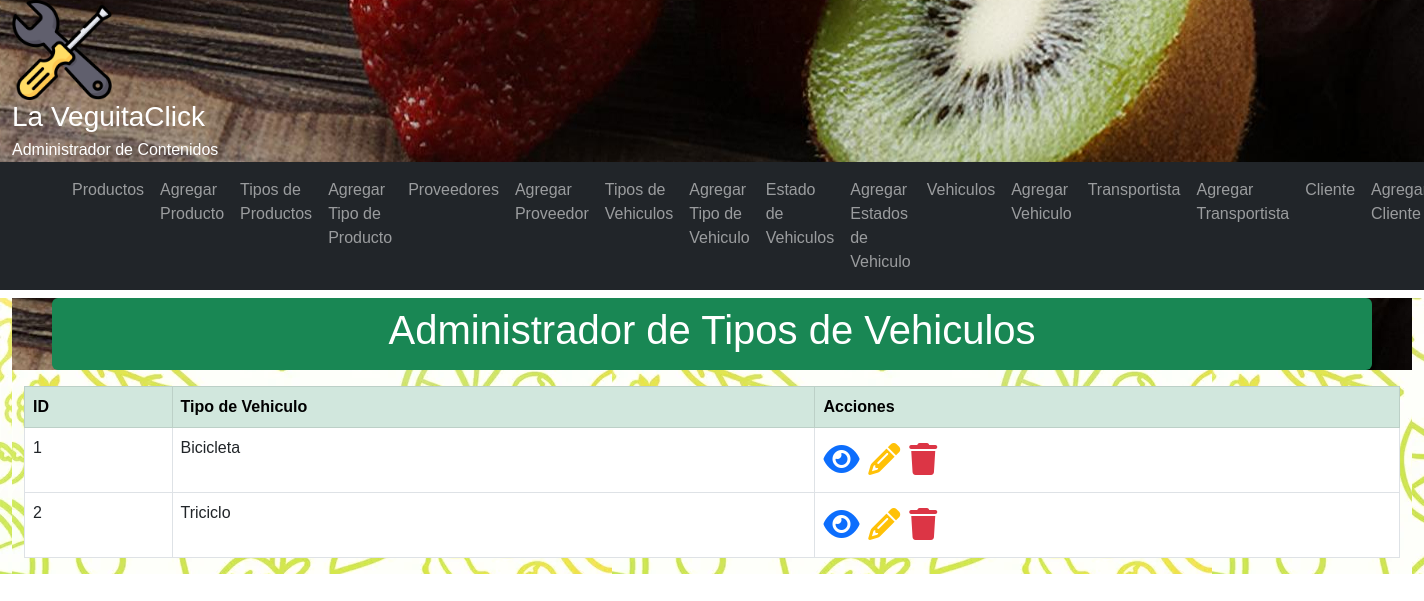
The app's page /crud/tipoVehiculo/ with its own data.
### crud/models.py (models this page shows, shortened)
class TipoVehiculo(models.Model):
    tipo = models.CharField(verbose_name='Tipo de Vehiculo', max_length=50)
    created_at = models.DateTimeField(verbose_name='Fecha creación', auto_now_add=True)
    updated_at = models.DateTimeField(verbose_name='Fecha actualización', auto_now=True)
    class Meta:
        verbose_name = 'tipo de vehiculo'
        verbose_name_plural = 'tipo de vehiculos'
        ordering = ['id']

### crud/views.py (the view)
# urls.py: path('tipoVehiculo/', tipoVehiculo_lista, name="tipoVehiculo"),
def tipoVehiculo_lista(request):
    context = {'tipoVehiculo': TipoVehiculo.objects.all()}
    return render(request,'crud/tipoVehiculo.html',context)

### crud/templates/crud/tipoVehiculo.html (shortened to what this page needs)
{% extends 'crud/base.html' %}
{% load static %}
{% block main_content %}
<div class="container-fluid">
<main>
<header>
   <div class="container my-2 p-2 text-white text-center rounded bg-success">
      <h1>Administrador de Tipos de Vehiculos</h1>
   </div>
</header>
 <div class="container-fluid my-2">
     <div class="table-responsive">
        <table class="table table-bordered">
            <thead class="table-success">
                <tr>
                    <th>ID</th>
                    <th>Tipo de Vehiculo</th>
                    <th>Acciones</th>
                </tr>
            </thead>
            <tbody>
                {% for p in tipoVehiculo %}
                <tr>
                    <td>{{p.id}}</td>
                    <td>{{p.tipo}}</td>
                    <td>
                        <a class="text-decoration-none" href="{% url 'tipoVehiculo-detail' tipoVehiculo_id=p.id %}">
                            <span class="text-primary fs-2">
                                <i class="fa-solid fa-eye"></i>
                            </span>
                        </a>
                        <a class="text-decoration-none" href="{% url 'tipoVehiculo-edit' tipoVehiculo_id=p.id %}">
                            <span class="text-warning fs-2">
                                <i class="fa-solid fa-pencil"></i>
                            </span>
                        </a>
                        <a class="text-decoration-none modal-borrar" data-bs-toggle="modal"
                            data-bs-target="#staticBackdrop"
                            data-href="{% url 'tipoVehiculo-delete' tipoVehiculo_id=p.id %}">
                            <span class="text-danger fs-2">
                                <i class="fa-solid fa-trash"></i>
                            </span>
                        </a>
                    </td>
                </tr>
                {% endfor %}
            </tbody>
        </table>
    </div>
</main>
</div>
{% endblock %}

### crud/static/crud/css/styles.css (style rules this page uses)
body { margin: 0px; padding: 0px; font-family: Verdana, Geneva, Tahoma, sans-serif; }
header { background: url("img/bg-header.png"); color: white; }
header { background-color: rgb(35, 179, 109); color: white; }
main { background: url("img/bg-page.jpg"); background-color: white; }

### records on screen
TipoVehiculo: id "1", tipo "Bicicleta"
TipoVehiculo: id "2", tipo "Triciclo"
